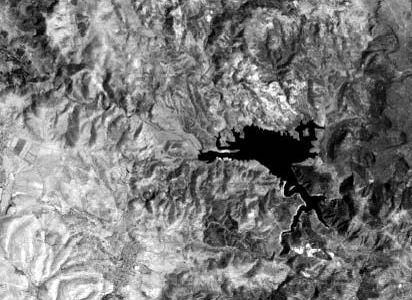
#> input picture data/Italy_1.bmp, 412 x 300 px, given in place of res.bmp, which was not available
$ python my_eval.py
#> lines starting #> are read from the running program, lines starting #| are printed output that depends on the picture; after the words box and inside, x2 and y2 are one past the last pixel; in counts of white or black regions, pixels touching at a corner belong together; long printed decimals are rounded; pictures that were not available may be replaced by others from this repository, and a replacement may not be noted
from sklearn import metrics
import numpy as np
import cv2

class Evaluation():
    # 计算各应用评价指标
    def __init__(self, label, pred):
        super(Evaluation, self).__init__()
        self.label = label / 255
        self.pred = pred / 255

    def ConfusionMatrix(self):
        raw = self.label.shape[0]
        col = self.label.shape[1]
        size = raw * col
        union = np.clip(((self.label + self.pred)), 0, 1)
        intersection = (self.label * self.pred)
        TP = int(intersection.sum())
        TN = int(size - union.sum())
        FP = int((self.pred - intersection).sum())
        FN = int((self.label - intersection).sum())

        # c_num_and = TP
        c_num_or = int(union.sum())
        # uc_num_and = TN
        uc_num_or = int(size - intersection.sum())

        return TP, TN, FP, FN, c_num_or, uc_num_or


class Index():
    # 计算各应用评价指标
    def __init__(self, TPSum, TNSum, FPSum, FNSum, c_Sum_or, uc_Sum_or):
        super(Index, self).__init__()
        self.TP = TPSum
        self.TN = TNSum
        self.FP = FPSum
        self.FN = FNSum
        self.c_num_and = TPSum
        self.c_num_or = c_Sum_or
        self.uc_num_and = TNSum
        self.uc_num_or = uc_Sum_or

    def CD_indicators(self):
        # 二分类混淆矩阵解释说明(0为未变化；1为变化)
        #                    0  1(pred)
        # [[a,b]   (label) 0[TP,FP]
        # [c, d]]          1[FN,TN]
        ######################################
        # Report_ConfusionMat = metrics.confusion_matrix(y_true=self.label.flatten(), y_pred=self.pred.flatten())
        # if Report_ConfusionMat.size == 1:
            # return 0.0, 0.0, 0.0
        # else:
        TP = self.TP
        TN = self.TN
        FP = self.FP
        FN = self.FN

        FA = FP / (FP + TN)
        MA = FN / (FN + TP)
        TE = (FP + FN) / (TP + TN + FP + FN)

        return FA*100, MA*100, TE*100

    # return OA, kappa, AA
    def Classification_indicators(self):
        TP = self.TP
        TN = self.TN
        FP = self.FP
        FN = self.FN

        OA = (TP + TN) / (TP + TN + FP + FN)
        kappa = metrics.cohen_kappa_score(label.flatten(), pred.flatten())
        AA = (TP / (TP + FN) + TN / (TN + FP)) / 2

        return OA*100, kappa*100, AA*100

    # Completeness, Correctness, Quality
    def Landsilde_indicators(self):
        TP = self.TP
        TN = self.TN
        FP = self.FP
        FN = self.FN

        Completeness = TP / (TP + FN)
        Correctness = TP / (TP + FP)
        Quality = TP / (TP + FP + FN)

        return Completeness*100, Correctness*100, Quality*100

    # return iou
    def IOU_indicator(self):
        c_num_and = self.c_num_and
        c_num_or = self.c_num_or
        uc_num_and = self.uc_num_and
        uc_num_or = self.uc_num_or

        c_iou = (c_num_and / c_num_or) * 100
        uc_iou = (uc_num_and / uc_num_or) * 100
        mIoU = (c_iou + uc_iou) / 2

        return mIoU, c_iou, uc_iou

    # return Precision, Recall, F1
    def ObjectExtract_indicators(self):
        TP = self.TP
        TN = self.TN
        FP = self.FP
        FN = self.FN

        OA = (TP + TN) / (TP + TN + FP + FN)
        Precision = TP / (TP + FP)
        Recall = TP / (TP + FN)
        F1 = (2 * Precision * Recall) / (Precision + Recall)

        return OA*100, Precision*100, Recall*100, F1*100
if __name__ == "__main__":
    pred_path = "../res.bmp"
    label_path = "../gt.bmp"
    pred = cv2.imread(pred_path)
#> pred is the input picture: shape (300, 412, 3); min 0, max 255, mean 123.5
    pred = cv2.cvtColor(pred, cv2.COLOR_BGR2GRAY)
#> pred: shape (300, 412)
    label = cv2.imread(label_path)
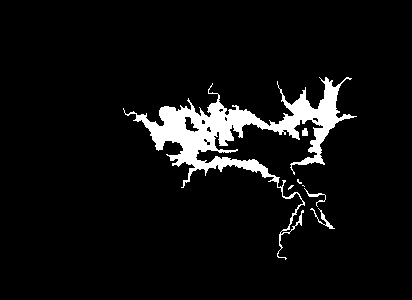
#> input picture data/gt.png, 412 x 300 px, given in place of gt.bmp, which was not available
#> label is the input picture: shape (300, 412, 3); 6.2% white; 7 white regions (3 under 20 px), largest, box (x1, y1, x2, y2) and area: (123, 77, 357, 260) 7381, (310, 208, 335, 229) 103, (304, 188, 326, 207) 72, (302, 128, 308, 136) 41
    label = cv2.cvtColor(label, cv2.COLOR_BGR2GRAY)
    Indicators = Evaluation(label, pred)
    TP, TN, FP, FN, c_num_or, uc_num_or= Indicators.ConfusionMatrix()
#> in ConfusionMatrix, `union = np.clip(((self.label + self.pred)), 0, 1)`:
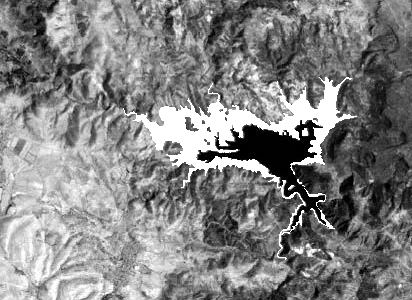
#> union: shape (300, 412) float64; min 0, max 1, mean 0.516
#> in ConfusionMatrix, `intersection = (self.label * self.pred)`:
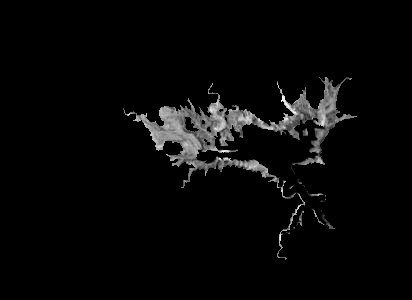
#> intersection: shape (300, 412) float64; min 0, max 1, mean 0.0301
#> in ConfusionMatrix, `TP = int(intersection.sum())`: TP = 3725
#> in ConfusionMatrix, `TN = int(size - union.sum())`: TN = 59816
#> in ConfusionMatrix, `FP = int((self.pred - intersection).sum())`: FP = 56157
#> in ConfusionMatrix, `FN = int((self.label - intersection).sum())`: FN = 3900
#> in ConfusionMatrix, `c_num_or = int(union.sum())`: c_num_or = 63783
#> in ConfusionMatrix, `uc_num_or = int(size - intersection.sum())`: uc_num_or = 119874
#> TP = 3725; TN = 59816; FP = 56157; FN = 3900; c_num_or = 63783; uc_num_or = 119874
    nn=Index(TP, TN, FP, FN, c_num_or, uc_num_or)
#> in __init__, `self.TP = TPSum`: self.TP = 3725
#> in __init__, `self.TN = TNSum`: self.TN = 59816
#> in __init__, `self.FP = FPSum`: self.FP = 56157
#> in __init__, `self.FN = FNSum`: self.FN = 3900
#> in __init__, `self.c_num_and = TPSum`: self.c_num_and = 3725
#> in __init__, `self.c_num_or = c_Sum_or`: self.c_num_or = 63783
#> in __init__, `self.uc_num_and = TNSum`: self.uc_num_and = 59816
#> in __init__, `self.uc_num_or = uc_Sum_or`: self.uc_num_or = 119874
    OA, Precision , Recall , F1=nn.ObjectExtract_indicators()
#> in ObjectExtract_indicators, `TP = self.TP`: TP = 3725
#> in ObjectExtract_indicators, `TN = self.TN`: TN = 59816
#> in ObjectExtract_indicators, `FP = self.FP`: FP = 56157
#> in ObjectExtract_indicators, `FN = self.FN`: FN = 3900
#> in ObjectExtract_indicators, `OA = (TP + TN) / (TP + TN + FP + FN)`: OA = 0.514
#> in ObjectExtract_indicators, `Precision = TP / (TP + FP)`: Precision = 0.0622
#> in ObjectExtract_indicators, `Recall = TP / (TP + FN)`: Recall = 0.489
#> in ObjectExtract_indicators, `F1 = (2 * Precision * Recall) / (Precision + Recall)`: F1 = 0.11
#> OA = 51.41; Precision = 6.22; Recall = 48.85; F1 = 11.04
    OA1,kappa,AA=nn.Classification_indicators()
#> in Classification_indicators, `TP = self.TP`: TP = 3725
#> in Classification_indicators, `TN = self.TN`: TN = 59816
#> in Classification_indicators, `FP = self.FP`: FP = 56157
#> in Classification_indicators, `FN = self.FN`: FN = 3900
#> in Classification_indicators, `OA = (TP + TN) / (TP + TN + FP + FN)`: OA = 0.514
#> in Classification_indicators, `kappa = metrics.cohen_kappa_score(label.flatten(), pred.flatten())`: kappa = 0.000418
#> in Classification_indicators, `AA = (TP / (TP + FN) + TN / (TN + FP)) / 2`: AA = 0.502
#> OA1 = 51.41; kappa = 0.0418; AA = 50.21
    Completeness, Correctness , Quality =nn.Landsilde_indicators()
#> in Landsilde_indicators, `TP = self.TP`: TP = 3725
#> in Landsilde_indicators, `TN = self.TN`: TN = 59816
#> in Landsilde_indicators, `FP = self.FP`: FP = 56157
#> in Landsilde_indicators, `FN = self.FN`: FN = 3900
#> in Landsilde_indicators, `Completeness = TP / (TP + FN)`: Completeness = 0.489
#> in Landsilde_indicators, `Correctness = TP / (TP + FP)`: Correctness = 0.0622
#> in Landsilde_indicators, `Quality = TP / (TP + FP + FN)`: Quality = 0.0584
#> Completeness = 48.85; Correctness = 6.22; Quality = 5.84
    FA , MA , TE =nn.CD_indicators()
#> in CD_indicators, `TP = self.TP`: TP = 3725
#> in CD_indicators, `TN = self.TN`: TN = 59816
#> in CD_indicators, `FP = self.FP`: FP = 56157
#> in CD_indicators, `FN = self.FN`: FN = 3900
#> in CD_indicators, `FA = FP / (FP + TN)`: FA = 0.484
#> in CD_indicators, `MA = FN / (FN + TP)`: MA = 0.511
#> in CD_indicators, `TE = (FP + FN) / (TP + TN + FP + FN)`: TE = 0.486
#> FA = 48.42; MA = 51.15; TE = 48.59
    print("OA:",OA,"   KAPPA:",kappa,"AA:", AA)
#| OA: 51.409    KAPPA: 0.04179 AA: 50.215
    print(" FA:", FA,"   MA:",MA,"TE:",TE)
#|  FA: 48.422    MA: 51.148 TE: 48.591
    print("Completeness:",Completeness,"Correctness :",Correctness,"Quality:", Quality)
#| Completeness: 48.852 Correctness : 6.221 Quality: 5.840
    print("Precision:",Precision,"Recall:",Recall,"F1:",F1)
#| Precision: 6.221 Recall: 48.852 F1: 11.036
